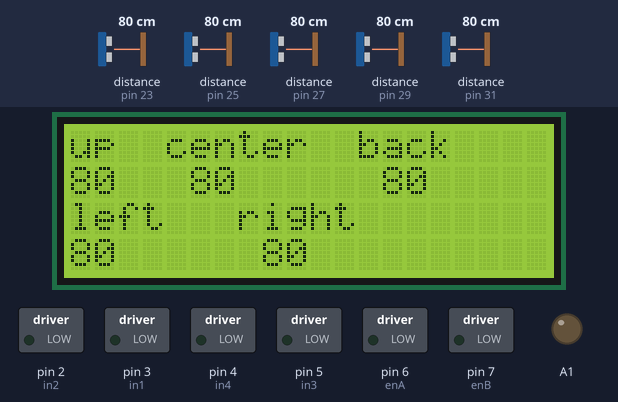
The sketch below on a simulated Arduino Mega 2560, built with avr-gcc and run on an emulated ATmega2560. Parts: 20×4 character LCD, switched loads named in the sketch (green lamp = pin HIGH), output pins drawn as LEDs (lit = HIGH). Wiring (inferred from the names in the program): 5 × ultrasonic range finder: trigger pin 22, echo pin 23 / trigger pin 24, echo pin 25 / trigger pin 26, echo pin 27 / trigger pin 28, echo pin 29 / trigger pin 30, echo pin 31. Inputs (shaded band) come from the test bench; at power-on: distance to the obstacle (sensors on pin 23, pin 25, pin 27, pin 29, pin 31) 80 cm. The echo pulse lasts 58.3 µs per cm; pins used as bus, display or sensor lines are not drawn.

Above: at 1.9 s.
2.0 s: distance to the obstacle (sensor on pin 23) set to 2 cm
At 3.3 s:
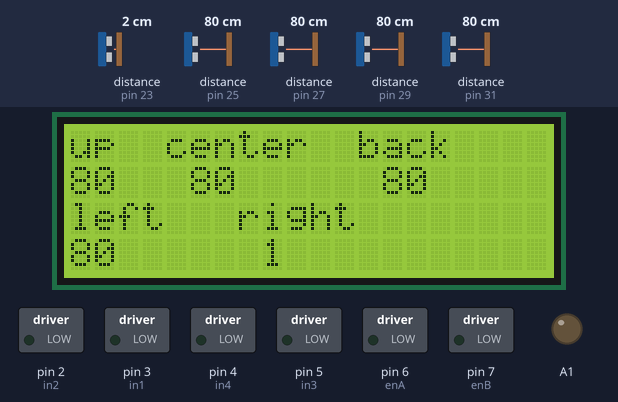
4.0 s: distance to the obstacle (sensor on pin 25) set to 2 cm
At 5.3 s:
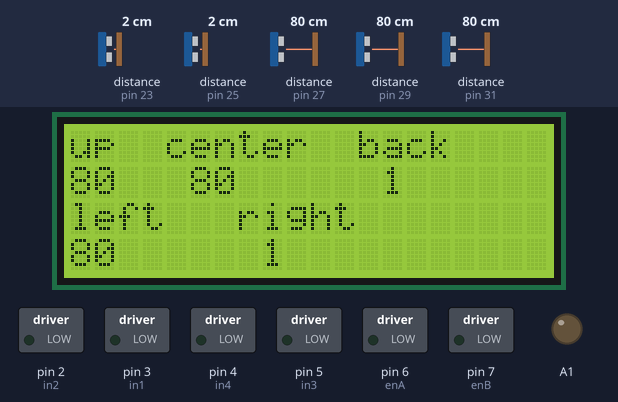
5.6 s: distance to the obstacle (sensor on pin 27) set to 2 cm
At 6.5 s:
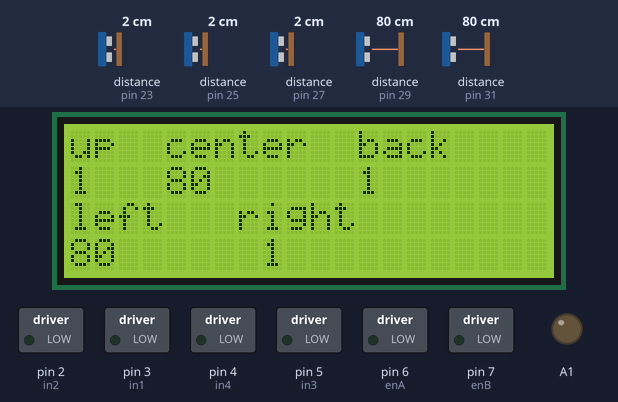
7.3 s: distance to the obstacle (sensor on pin 29) set to 2 cm
At 8.8 s:
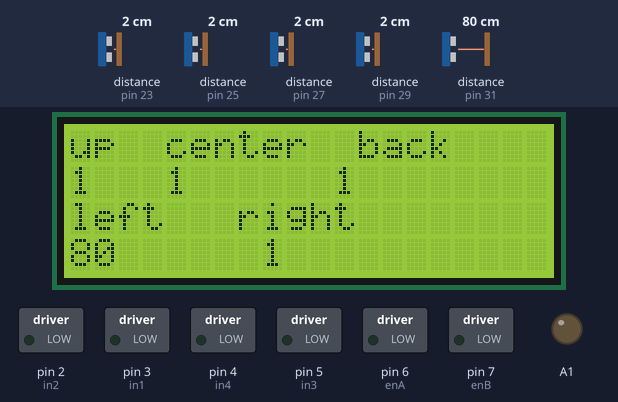
9.1 s: distance to the obstacle (sensor on pin 31) set to 2 cm
At 9.9 s:
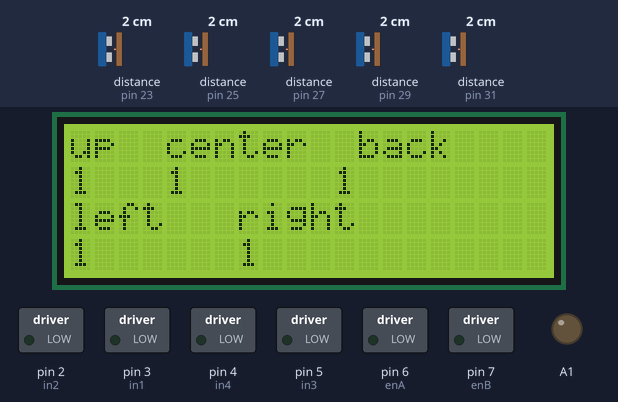
10.7 s: distance to the obstacle (sensor on pin 23) set to 4 cm
Timing chart, 0 to 13.3 s (numbered marks = the images above; inputs shaded):
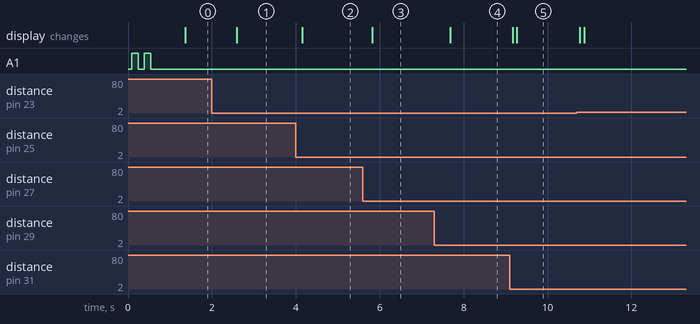

Measured:
- after the input at 2.0 s, the display: changes after 0.60 s (image 1)
- after the input at 4.0 s, the display: changes after 0.16 s (image 2)
- after the input at 5.6 s, the display: changes after 0.22 s (image 3)
- after the input at 7.3 s, the display: changes after 0.38 s (image 4)
- after the input at 9.1 s, the display: first changes after 0.07 s (image 5 shows a later state)

The sketch:

robot_sketch_v2.ino
```cpp
#include <Wire.h>
#include <LiquidCrystal_I2C.h>
LiquidCrystal_I2C lcd(0x3F,20,4);  // Устанавливаем дисплей

// первый двигатель
int enA = 6; // on - off
int in1 = 3;
int in2 = 2;

// второй двигатель
int enB = 7; // on - off
int in3 = 5;
int in4 = 4;

// distance center
int cm = 0;

// distance center up
int up_cm = 0;

// distance left
int left_cm = 0;

//distance right
int right_cm = 0;

//distance back
int back_cm = 0;

// sonar left
int trigPinLeft = 30;
int echoPinLeft = 31;

// sonar centr
int trigPin = 28;
int echoPin = 29;

// sonar centr up
int trigPinUp = 26;
int echoPinUp = 27;

//sonar back
int trigPinBack = 24;
int echoPinBack = 25;

//sonar right
int trigPinRight = 22;
int echoPinRight = 23;

//0 - стоп
//1 - вперед
//2 - назад
//3 - поворот влево
//4 - поворот вправо
int mode = 0;

// максимальная скорость
int speed = 0;

void setup(){

	lcd.init();
	lcd.backlight();// Включаем подсветку дисплея
	lcd.setCursor(0, 0);
	lcd.print("up  center  back");
	lcd.setCursor(0, 2);
	lcd.print("left   right");

	pinMode( A1, OUTPUT );
    analogWrite(A1, 0);
	beep();

	pinMode(enA, OUTPUT);
	pinMode(enB, OUTPUT);
	pinMode(in1, OUTPUT);
	pinMode(in2, OUTPUT);
	pinMode(in3, OUTPUT);
	pinMode(in4, OUTPUT);

	pinMode(echoPin, INPUT);
	pinMode(trigPin, OUTPUT);
	digitalWrite(echoPin, LOW);

	pinMode(echoPinLeft, INPUT);
	pinMode(trigPinLeft, OUTPUT);
	digitalWrite(echoPinLeft, LOW);

	pinMode(echoPinRight, INPUT);
	pinMode(trigPinRight, OUTPUT);
	digitalWrite(echoPinRight, LOW);

	pinMode(echoPinUp, INPUT);
	pinMode(trigPinUp, OUTPUT);
	digitalWrite(echoPinUp, LOW);

	pinMode(echoPinBack, INPUT);
	pinMode(trigPinBack, OUTPUT);
	digitalWrite(echoPinBack, LOW);

	Serial.begin(9600);
	speed = 180;
	beep();
}

void loop()
{
	checkDistanceCenter();
	checkDistanceLeft();
	checkDistanceRight();
	checkDistanceUp();
	checkDistanceBack();

	lcd.setCursor(0, 1);
	lcd.print(up_cm);
	lcd.print("   ");
	lcd.print(cm);
	lcd.print("      ");
	lcd.print(back_cm);
	lcd.print(" ");

	lcd.setCursor(0, 3);
	lcd.print(left_cm);
	lcd.print("      ");
    lcd.print(right_cm);
	lcd.print("  ");
	//move();
}

void move()
{
	if(checkDistanceCenter() < 25 or checkDistanceLeft() < 15 or checkDistanceRight() < 15){

		if(checkDistanceCenter() < 10 or checkDistanceLeft() < 5 or checkDistanceRight() < 5)
		{	stop();
			backward();
			delay(1000);
		}

		stop();
		int j = 0;
		for(int d = 0; d < 15; d = j){

			j = checkDistanceCenter;

			if(checkDistanceLeft() < checkDistanceRight()){
				j = checkDistanceRight();
			}
			else{
				j = checkDistanceLeft;
			}

			if(j < 20){
				beep();
				backward();
				delay(1000);
			}
		}

		if(checkDistanceLeft() > checkDistanceRight()){
			beep();
			for(int i = 0; i < 25; i = checkDistanceCenter()){
				turnLeft(300);

			}
			beep();
		}
		else{
			beep();
			beep();
			for(int i = 0; i < 25; i = checkDistanceCenter()){
				turnRight(300);

			}
			beep();

		}
	}
	forward();
}

int checkDistanceCenter()
{
  cm = checkDistance(trigPin, echoPin);
  return cm;
}

int checkDistanceUp()
{
  up_cm = checkDistance(trigPinUp, echoPinUp );
  return up_cm;
}

int checkDistanceBack()
{
  back_cm = checkDistance(trigPinBack, echoPinBack );
  return back_cm;
}

int checkDistanceLeft()
{
  left_cm = checkDistance(trigPinLeft, echoPinLeft );
  return left_cm;
}

int checkDistanceRight()
{
  right_cm = checkDistance(trigPinRight, echoPinRight );
  return right_cm;
}

int checkDistance(int trig, int echo )
{
  int i = 0;
  int roundDuration = 0;
  for(i; i < 25; i++){
     roundDuration += checkMainDistance(trig, echo );
  }
  roundDuration = roundDuration / 25;

  return roundDuration;
}

int checkMainDistance(int trig, int echo )
{
  digitalWrite(trig, LOW);
  delayMicroseconds(2);
  digitalWrite(trig, HIGH);
  delayMicroseconds(10);
  digitalWrite(trig, LOW);
  int duration = pulseIn(echo, HIGH);
  int main_cm = duration / 58;
  if(main_cm  < 0){
	delay(1);
	return checkMainDistance(trig, echo );
  }

  return main_cm;
}


void stop()
{
	digitalWrite(in1, LOW);
	digitalWrite(in2, LOW);
	digitalWrite(in3, LOW);
	digitalWrite(in4, LOW);
	analogWrite(enA, 0);
    analogWrite(enB, 0);
	mode = 0;
}

void forward()
{
	if(mode == 1){
		return;
	}
	digitalWrite(in1, LOW);
	digitalWrite(in2, HIGH);
	digitalWrite(in3, LOW);
	digitalWrite(in4, HIGH);
	fixedAcceleratrion(speed);
	mode = 1;
}

void backward()
{
	if(mode == 2){
		return;
	}
	digitalWrite(in1, HIGH);
	digitalWrite(in2, LOW);
	digitalWrite(in3, HIGH);
	digitalWrite(in4, LOW);
	fixedAcceleratrion(speed);
	mode = 2;
}

void turnRight(int max )
{

	digitalWrite(in1, HIGH);
	digitalWrite(in2, LOW);
	digitalWrite(in3, LOW);
	digitalWrite(in4, HIGH);
	fixedAcceleratrion(speed);
	delay(max);

}

void turnLeft(int max )
{

	digitalWrite(in1, LOW);
	digitalWrite(in2, HIGH);
	digitalWrite(in3, HIGH);
	digitalWrite(in4, LOW);
	fixedAcceleratrion(speed);
	delay(max);

}

void turnLeftFast(int max )
{
	analogWrite(enA, 0);
	analogWrite(enB, speed);
	delay(max);
	analogWrite(enA, speed);
}

void turnRightFast(int max )
{
	analogWrite(enB, 0);
	analogWrite(enA, speed);
	delay(max);
	analogWrite(enB, speed);
}

void acceleration(int max )
{
	if(max < 10 or max > speed){
		max = speed;
	}

	for (int i = 0; i < max; i += 5 )
	{
		analogWrite(enA, i);
		analogWrite(enB, i);
		delay(100);
	}
}

void fixedAcceleratrion(int max )
{
	if(max < 0 or max > speed){
		max = speed;
	}
	analogWrite(enA, max);
    analogWrite(enB, max);
}

void beep()
{
	analogWrite(A1, 200);
	delay(150);
	analogWrite(A1, 0);
	delay(150);
}
```
